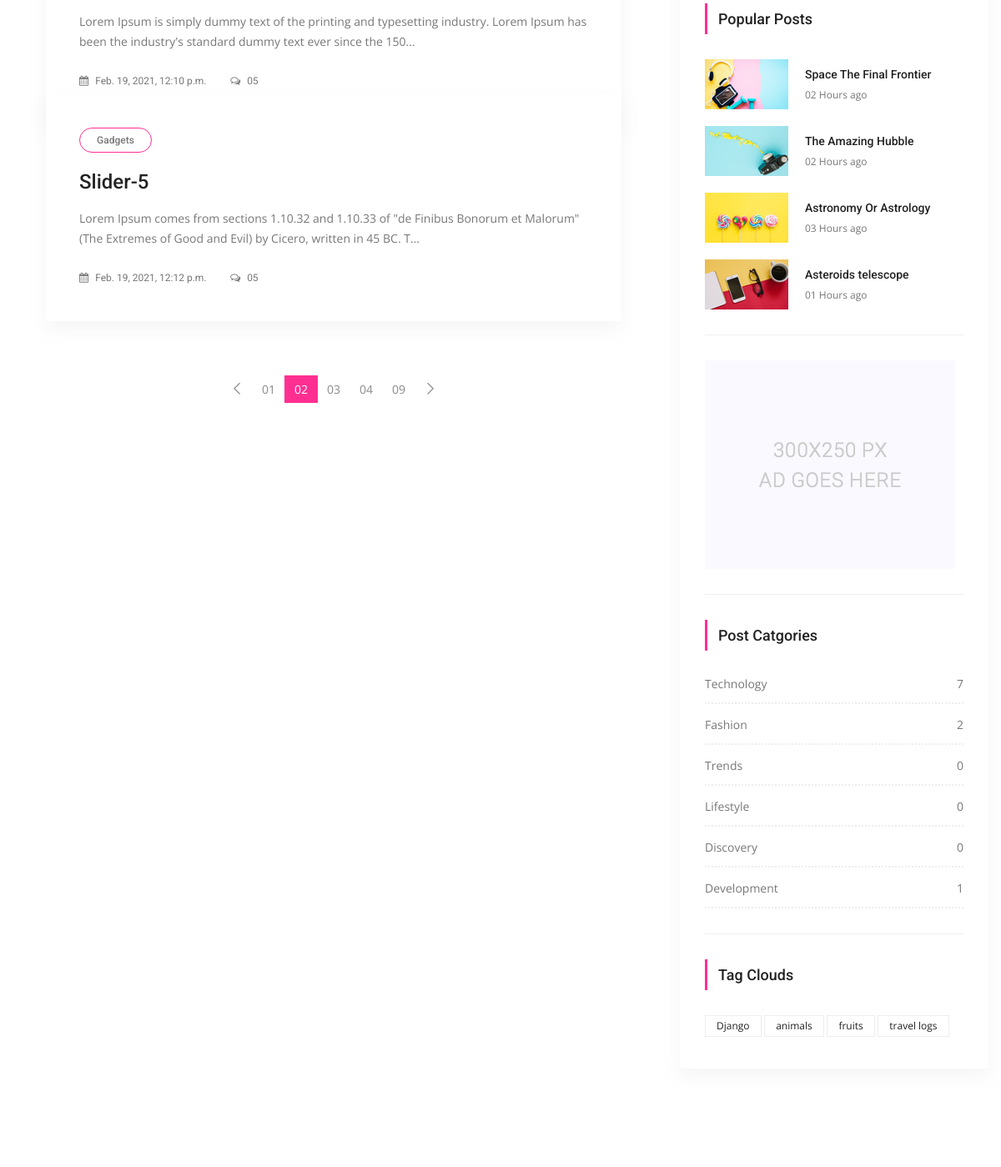
The app's page /posts/tag/django (middle part), older data.
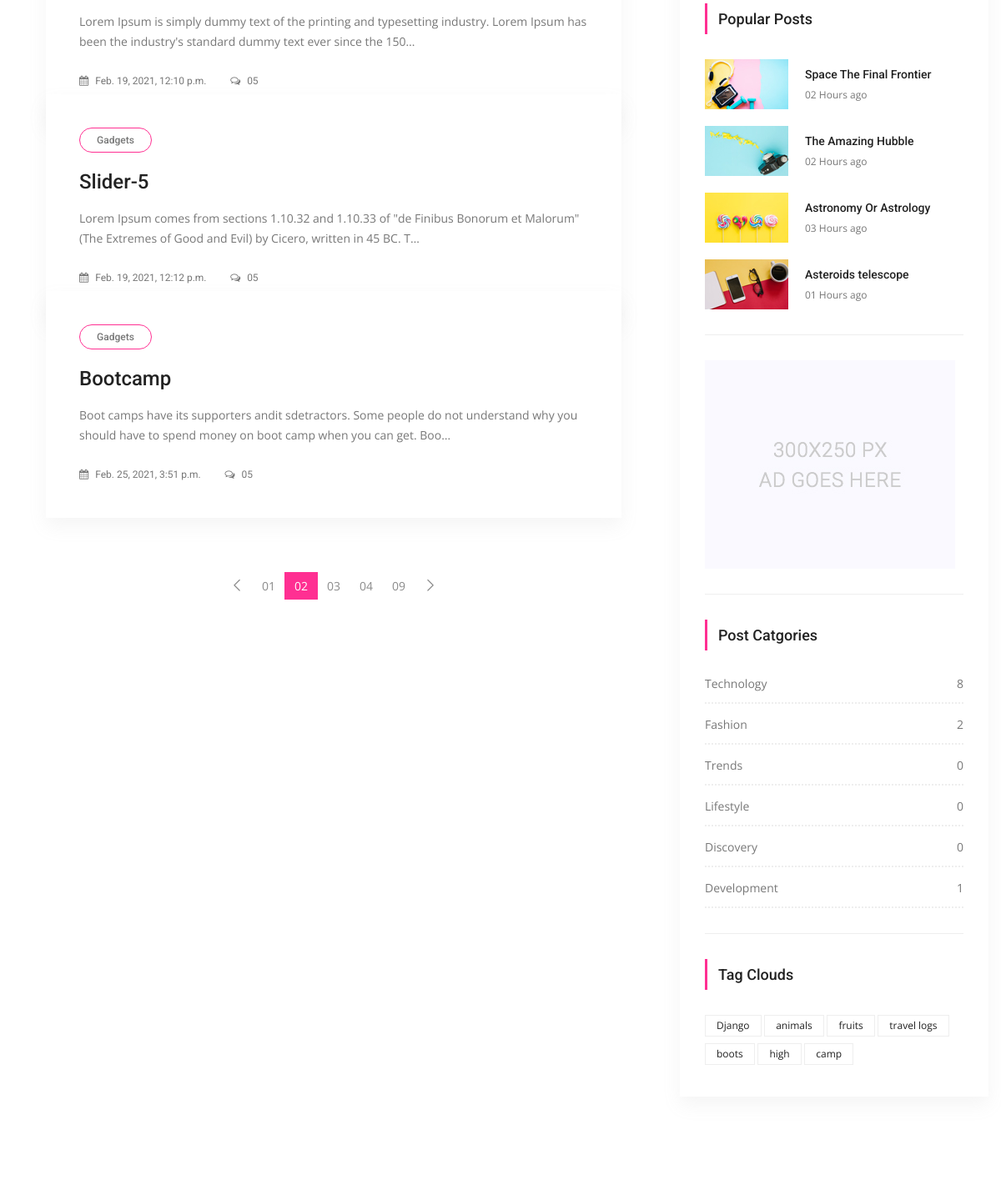
The same page, newer data.
### posts/models.py (models this page shows, shortened)
class Post(models.Model):
	title= models.CharField(max_length=150)
	content=models.TextField()
	publishing_date=models.DateTimeField(auto_now_add=True)
	image= models.ImageField(blank=True, null=True, upload_to='uploads/')
	user= models.ForeignKey(settings.AUTH_USER_MODEL,on_delete=models.CASCADE)
	slug= models.SlugField(default="slug",editable=False)
	category=models.ForeignKey(Category, on_delete=models.CASCADE, default=1, related_name="posts")
	tag =models.ManyToManyField(Tag, related_name= "posts",blank=True)
	slider_post = models.BooleanField(default= False)

class Category(models.Model):
	title= models.CharField(max_length=150)
	slug= models.SlugField(editable=False)
	def post_count(self):
		return self.posts.all().count()

class Tag(models.Model):
	title= models.CharField(max_length=50)
	slug= models.SlugField(editable=False)
	def __str__(self):
		return self.title
	def post_count(self):
		return self.posts.all().count()

### posts/views.py (the view)
# urls.py: path('tag/<slug:slug>', TagDetail.as_view(), name="tag_detail"),
class TagDetail(ListView):
	model= Post
	template_name= 'tag/tag_detail.html'
	context_object_name='posts'
	def get_queryset(self):
		self.tag= get_object_or_404(Tag, slug=self.kwargs['slug'])
		return Post.objects.filter(tag=self.tag).order_by('id')
	def get_context_data(self, **kwargs):
		context= super(TagDetail, self).get_context_data(**kwargs)
		self.tag= get_object_or_404(Tag, slug=self.kwargs['slug'])
		context['tag']=self.tag
		return context

### posts/templatetags/custom_tags.py (called while the page is built)
@register.simple_tag(name="categories")
def all_categories():
	return Category.objects.all()

@register.simple_tag(name="tags")
def all_tags():
	return Tag.objects.all()

### templates/tag/tag_detail.html (shortened to what this page needs)
{% extends 'base.html' %}
{% load static %}
{% block content %}
        <section class="blog_area p_120">
            <div class="container">
                <div class="row">
                    <div class="col-lg-8">
                        <div class="blog_left_sidebar">
                            {% for post in posts %}
                            <article class="blog_style1">
                            	<div class="blog_img">
                            	</div>
                            	<div class="blog_text">
									<div class="blog_text_inner">
										<a class="cat" href="#">Gadgets</a>
							<a href="{% url 'detail' pk=post.id slug=post.slug %}"><h4>{{ post.title }}</h4></a>
										<p>{{ post.content|truncatechars:150 }}</p>
										<div class="date">
											<a href="#"><i class="fa fa-calendar" aria-hidden="true"></i> {{ post.publishing_date }}</a>
											<a href="#"><i class="fa fa-comments-o" aria-hidden="true"></i> 05</a>
										</div>
									</div>
                            	</div>
                            </article>
                              {% endfor %}
                            <nav class="blog-pagination justify-content-center d-flex">
		                        <ul class="pagination">
		                            <li class="page-item">
		                                <a href="#" class="page-link" aria-label="Previous">
		                                    <span aria-hidden="true">
		                                        <span class="lnr lnr-chevron-left"></span>
		                                    </span>
		                                </a>
		                            </li>
		                            <li class="page-item"><a href="#" class="page-link">01</a></li>
		                            <li class="page-item active"><a href="#" class="page-link">02</a></li>
		                            <li class="page-item"><a href="#" class="page-link">03</a></li>
		                            <li class="page-item"><a href="#" class="page-link">04</a></li>
		                            <li class="page-item"><a href="#" class="page-link">09</a></li>
		                            <li class="page-item">
		                                <a href="#" class="page-link" aria-label="Next">
		                                    <span aria-hidden="true">
		                                        <span class="lnr lnr-chevron-right"></span>
		                                    </span>
		                                </a>
		                            </li>
		                        </ul>
		                    </nav>
                        </div>
                    </div>
                    {% include 'right_side.html' %}
                    </div>
                </div>
            </div>
        </section>
 {% endblock %}

### templates/base.html (shortened to what this page needs)
{% load static %}
<!doctype html>
<html lang="en">
    <head>
        <link rel="stylesheet" href="{% static 'css/bootstrap.css' %}">
        <link rel="stylesheet" href="{% static 'vendors/linericon/style.css' %}">
        <link rel="stylesheet" href="{% static 'css/font-awesome.min.css'%}">
        <link rel="stylesheet" href="{% static 'vendors/owl-carousel/owl.carousel.min.css'%}">
        <link rel="stylesheet" href="{% static 'vendors/lightbox/simpleLightbox.css'%}">
        <link rel="stylesheet" href="{% static 'vendors/nice-select/css/nice-select.css'%}">
        <link rel="stylesheet" href="{% static 'vendors/animate-css/animate.css'%}">
        <link rel="stylesheet" href="{% static 'vendors/jquery-ui/jquery-ui.css'%}">
        <link rel="stylesheet" href="{% static 'css/style.css'%}">
        <link rel="stylesheet" href="{% static 'css/responsive.css'%}">
    </head>
    <body>
        {% block content %}
        {% endblock %}
    </body>
</html>

### templates/right_side.html (shortened to what this page needs)
 {% load static %}
{% load custom_tags %}
 <div class="col-lg-4">
                        <div class="blog_right_sidebar">
                            <aside class="single_sidebar_widget popular_post_widget">
                                <h3 class="widget_title">Popular Posts</h3>
                                <div class="media post_item">
                                    <img src="{% static 'img/blog/popular-post/post1.jpg' %}" alt="post">
                                    <div class="media-body">
                                        <a href="blog-details.html"><h3>Space The Final Frontier</h3></a>
                                        <p>02 Hours ago</p>
                                    </div>
                                </div>
                                <div class="media post_item">
                                    <img src="{% static 'img/blog/popular-post/post2.jpg'%}" alt="post">
                                    <div class="media-body">
                                        <a href="blog-details.html"><h3>The Amazing Hubble</h3></a>
                                        <p>02 Hours ago</p>
                                    </div>
                                </div>
                                <div class="media post_item">
                                    <img src="{% static 'img/blog/popular-post/post3.jpg'%}" alt="post">
                                    <div class="media-body">
                                        <a href="blog-details.html"><h3>Astronomy Or Astrology</h3></a>
                                        <p>03 Hours ago</p>
                                    </div>
                                </div>
                                <div class="media post_item">
                                    <img src="{% static 'img/blog/popular-post/post4.jpg' %}" alt="post">
                                    <div class="media-body">
                                        <a href="blog-details.html"><h3>Asteroids telescope</h3></a>
                                        <p>01 Hours ago</p>
                                    </div>
                                </div>
                                <div class="br"></div>
                            </aside>
                            <aside class="single_sidebar_widget">
                                <a href="#"><img class="img-fluid" src="{% static 'img/blog/add.jpg' %}" alt=""></a>
                                <div class="br"></div>
                            </aside>
                            <aside class="single_sidebar_widget post_category_widget">
                                <h4 class="widget_title">Post Catgories</h4>
                                <ul class="list cat-list">
                                    {% categories as categories %}
                                    {% for category in categories %}
                                    <li>
                                        <a href="{% url 'category_detail' pk=category.id slug=category.slug %}" class="d-flex justify-content-between">
                                            <p>{{ category.title }}</p>
                                            <p>{{ category.post_count }}</p>
                                        </a>
                                    </li>
                                    {% endfor %}
                                </ul>
                                <div class="br"></div>
                            </aside>
                            <aside class="single-sidebar-widget tag_cloud_widget">
                                <h4 class="widget_title">Tag Clouds</h4>
                                <ul class="list">
                                    {% tags as labels %}
                                    {% for label in labels %}
                                    <li><a href="{% url 'tag_detail' slug=label.slug %}">{{ label }}</a></li>
                                    {% endfor %}
                                </ul>
                            </aside>
                        </div>

Row changes from the older to the newer data that the page shows:
added Post: title "Bootcamp", content "Boot camps have its supporters andit sdetractors. Some people do not understand why you should have to spend money on boot camp when you can get. Boo…", publishing_date "Feb. 25, 2021, 3:51 p.m."
computed for Category "Technology": post_count "7" → "8"
added Tag: title "boots"
added Tag: title "high"
added Tag: title "camp"
